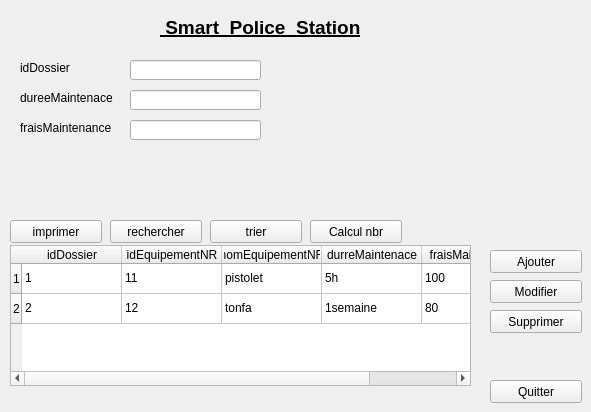
      <widget class="QWidget" name="tab_4">
       <attribute name="icon">
        <iconset>
         <normaloff>../Downloads/téléchargement.jpg</normaloff>../Downloads/téléchargement.jpg</iconset>
       </attribute>
       <attribute name="title">
        <string>Maintenance</string>
       </attribute>
       <widget class="QLabel" name="policou_4">
        <property name="geometry">
         <rect>
          <x>160</x>
          <y>10</y>
          <width>351</width>
          <height>35</height>
         </rect>
        </property>
        <property name="sizePolicy">
         <sizepolicy hsizetype="Preferred" vsizetype="Maximum">
          <horstretch>0</horstretch>
          <verstretch>0</verstretch>
         </sizepolicy>
        </property>
        <property name="font">
         <font>
          <family>Arial</family>
          <pointsize>14</pointsize>
          <weight>75</weight>
          <bold>true</bold>
          <underline>true</underline>
         </font>
        </property>
        <property name="text">
         <string> Smart  Police  Station</string>
        </property>
        <property name="textFormat">
         <enum>Qt::PlainText</enum>
        </property>
       </widget>
       <widget class="QLabel" name="label_70">
        <property name="geometry">
         <rect>
          <x>20</x>
          <y>60</y>
          <width>81</width>
          <height>16</height>
         </rect>
        </property>
        <property name="text">
         <string>idDossier</string>
        </property>
       </widget>
       <widget class="QLabel" name="label_71">
        <property name="geometry">
         <rect>
          <x>20</x>
          <y>90</y>
          <width>101</width>
          <height>16</height>
         </rect>
        </property>
        <property name="text">
         <string>dureeMaintenace</string>
        </property>
       </widget>
       <widget class="QPushButton" name="pushButton_20">
        <property name="geometry">
         <rect>
          <x>110</x>
          <y>220</y>
          <width>92</width>
          <height>23</height>
         </rect>
        </property>
        <property name="text">
         <string>rechercher</string>
        </property>
       </widget>
       <widget class="QPushButton" name="pushButton_22">
        <property name="geometry">
         <rect>
          <x>10</x>
          <y>220</y>
          <width>92</width>
          <height>23</height>
         </rect>
        </property>
        <property name="text">
         <string>imprimer</string>
        </property>
       </widget>
       <widget class="QLineEdit" name="lineEdit_38">
        <property name="geometry">
         <rect>
          <x>130</x>
          <y>60</y>
          <width>131</width>
          <height>20</height>
         </rect>
        </property>
       </widget>
       <widget class="QPushButton" name="pushButton_18">
        <property name="geometry">
         <rect>
          <x>490</x>
          <y>280</y>
          <width>92</width>
          <height>23</height>
         </rect>
        </property>
        <property name="text">
         <string>Modifier</string>
        </property>
       </widget>
       <widget class="QLineEdit" name="lineEdit_39">
        <property name="geometry">
         <rect>
          <x>130</x>
          <y>90</y>
          <width>131</width>
          <height>20</height>
         </rect>
        </property>
       </widget>
       <widget class="QPushButton" name="pushButton_19">
        <property name="geometry">
         <rect>
          <x>490</x>
          <y>310</y>
          <width>92</width>
          <height>23</height>
         </rect>
        </property>
        <property name="text">
         <string>Supprimer</string>
        </property>
       </widget>
       <widget class="QPushButton" name="pushButton_17">
        <property name="geometry">
         <rect>
          <x>490</x>
          <y>250</y>
          <width>92</width>
          <height>23</height>
         </rect>
        </property>
        <property name="text">
         <string>Ajouter</string>
        </property>
       </widget>
       <widget class="QLabel" name="label_72">
        <property name="geometry">
         <rect>
          <x>20</x>
          <y>120</y>
          <width>101</width>
          <height>16</height>
         </rect>
        </property>
        <property name="text">
         <string>fraisMaintenance</string>
        </property>
       </widget>
       <widget class="QTableWidget" name="tableWidget_6">
        <property name="geometry">
         <rect>
          <x>10</x>
          <y>245</y>
          <width>461</width>
          <height>141</height>
         </rect>
        </property>
        <row>
         <property name="text">
          <string>1</string>
         </property>
        </row>
        <row>
         <property name="text">
          <string>2</string>
         </property>
        </row>
        <column>
         <property name="text">
          <string>idDossier</string>
         </property>
        </column>
        <column>
         <property name="text">
          <string>idEquipementNR</string>
         </property>
        </column>
        <column>
         <property name="text">
          <string>nomEquipementNR</string>
         </property>
        </column>
        <column>
         <property name="text">
          <string>durreMaintenace</string>
         </property>
        </column>
        <column>
         <property name="text">
          <string>fraisMaintenace</string>
         </property>
        </column>
        <item row="0" column="0">
         <property name="text">
          <string>1</string>
         </property>
        </item>
        <item row="0" column="1">
         <property name="text">
          <string>11</string>
         </property>
        </item>
        <item row="0" column="2">
         <property name="text">
          <string>pistolet</string>
         </property>
        </item>
        <item row="0" column="3">
         <property name="text">
          <string>5h</string>
         </property>
        </item>
        <item row="0" column="4">
         <property name="text">
          <string>100</string>
         </property>
        </item>
        <item row="1" column="0">
         <property name="text">
          <string>2</string>
         </property>
        </item>
        <item row="1" column="1">
         <property name="text">
          <string>12</string>
         </property>
        </item>
        <item row="1" column="2">
         <property name="text">
          <string>tonfa</string>
         </property>
        </item>
        <item row="1" column="3">
         <property name="text">
          <string>1semaine</string>
         </property>
        </item>
        <item row="1" column="4">
         <property name="text">
          <string>80</string>
         </property>
        </item>
       </widget>
       <widget class="QPushButton" name="pushButton_21">
        <property name="geometry">
         <rect>
          <x>490</x>
          <y>380</y>
          <width>92</width>
          <height>23</height>
         </rect>
        </property>
        <property name="text">
         <string>Quitter</string>
        </property>
       </widget>
       <widget class="QLineEdit" name="lineEdit_40">
        <property name="geometry">
         <rect>
          <x>130</x>
          <y>120</y>
          <width>131</width>
          <height>20</height>
         </rect>
        </property>
       </widget>
       <widget class="QPushButton" name="pushButton_24">
        <property name="geometry">
         <rect>
          <x>310</x>
          <y>220</y>
          <width>92</width>
          <height>23</height>
         </rect>
        </property>
        <property name="text">
         <string>Calcul nbr</string>
        </property>
       </widget>
       <widget class="QPushButton" name="pushButton_23">
        <property name="geometry">
         <rect>
          <x>210</x>
          <y>220</y>
          <width>92</width>
          <height>23</height>
         </rect>
        </property>
        <property name="text">
         <string>trier</string>
        </property>
       </widget>
      </widget>
